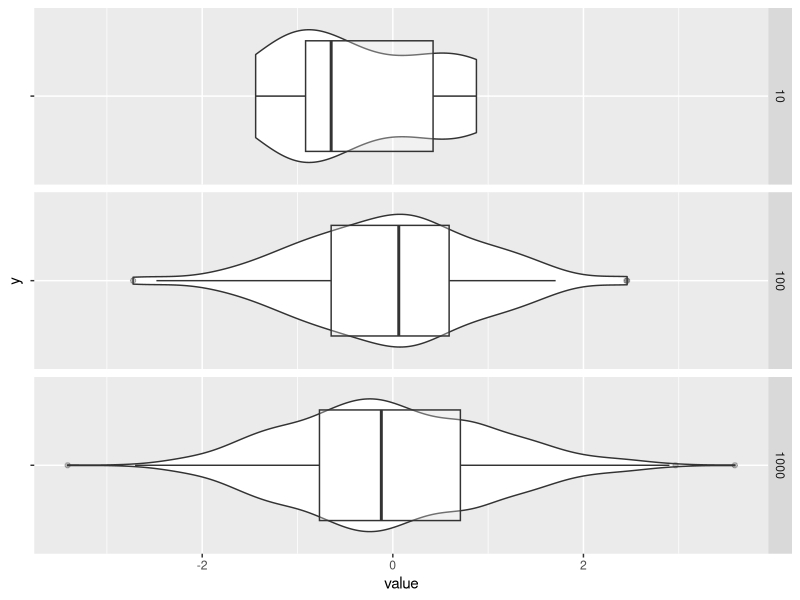
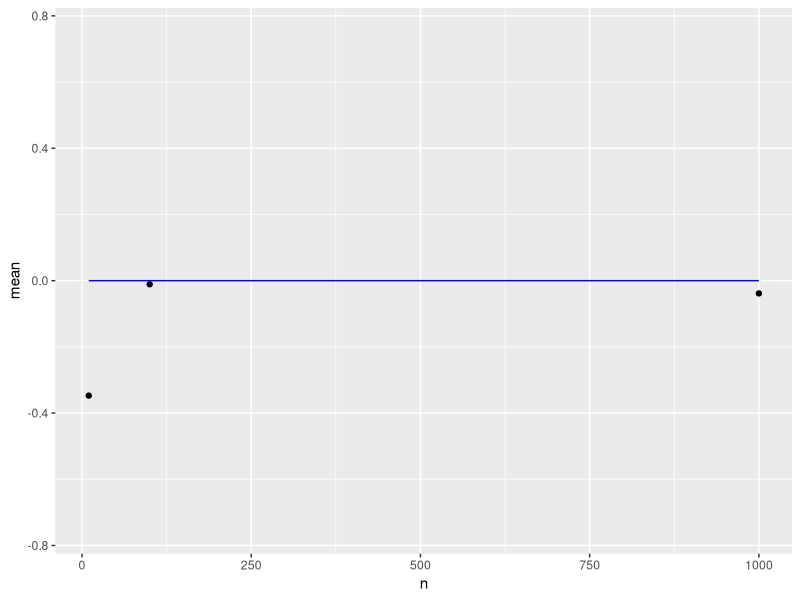
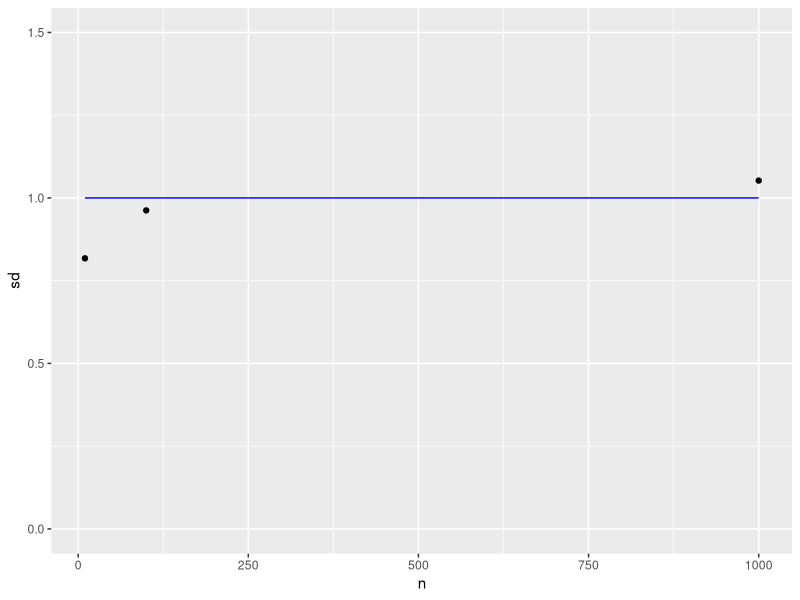
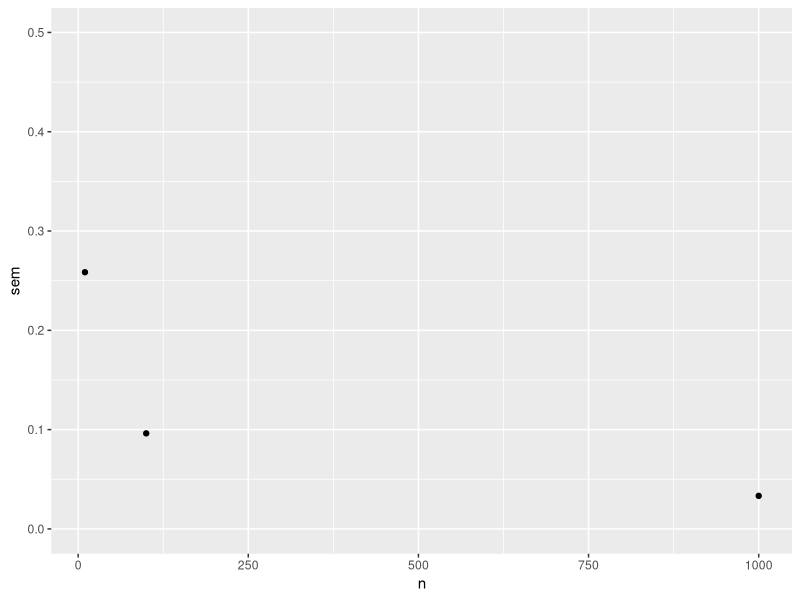
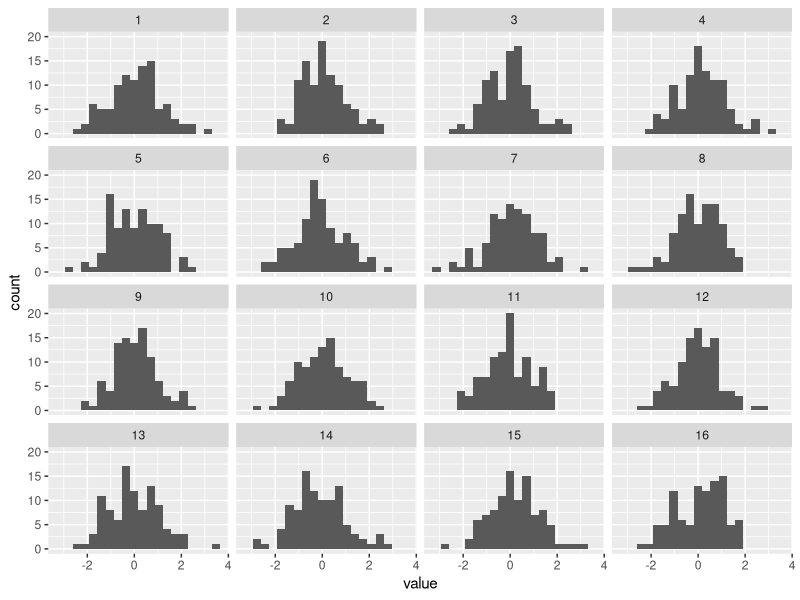
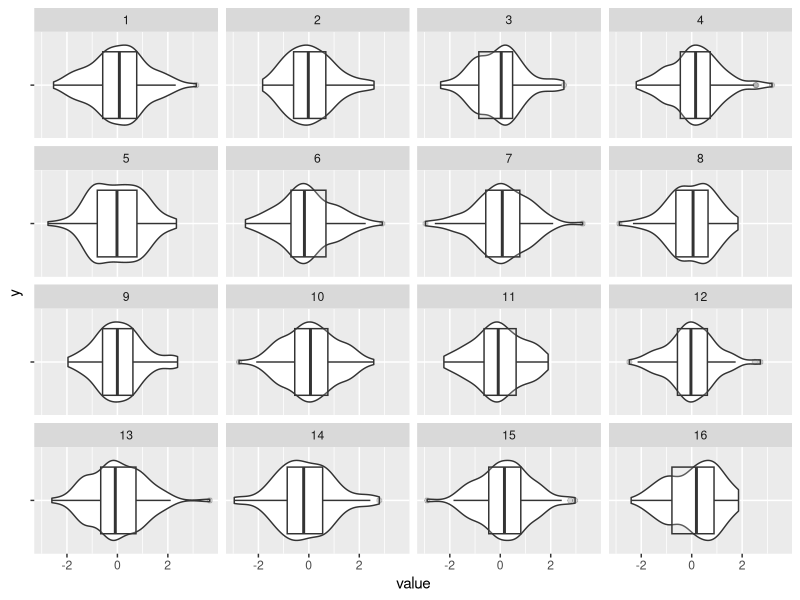
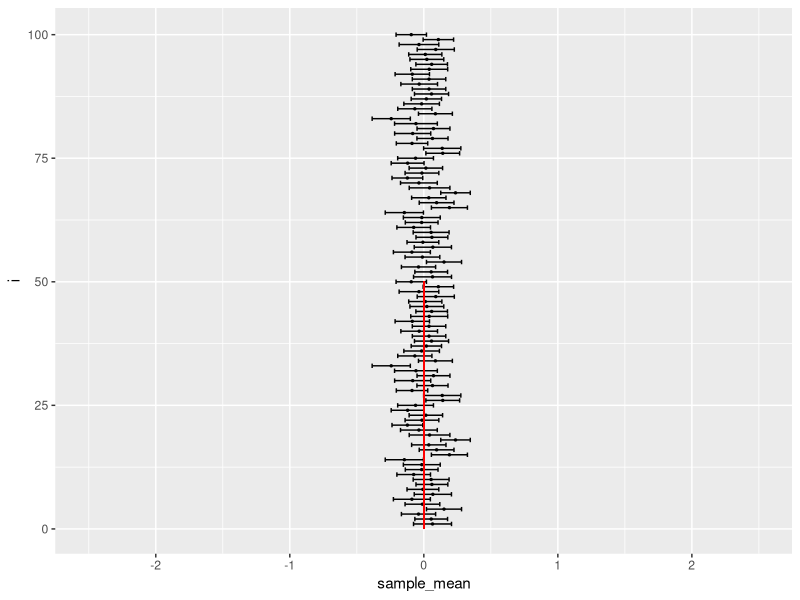
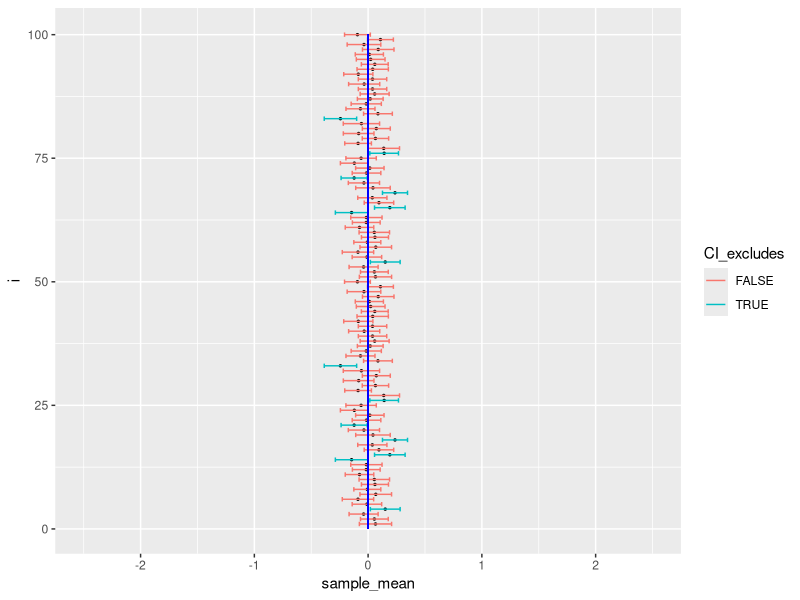

Here is the R script that generated these plots, in order:
## ---- chunk 1
library(ggplot2)
library(dplyr)
library(purrr)
library(beeswarm)
## ---- chunk 2
#| label: generate-data-100-1000-10000
y_10 <- rnorm(10)
y_100 <- rnorm(100)
y_1000 <- rnorm(1000)

y_10_mean <- mean(y_10)
y_100_mean <- mean(y_100)
y_1000_mean <- mean(y_1000)

y_10_sd <- sd(y_10)
y_100_sd <- sd(y_100)
y_1000_sd <- sd(y_1000)

y_10_sem <- y_10_sd/sqrt(10)
y_100_sem <- y_100_sd/sqrt(100)
y_1000_sem <- y_1000_sd/sqrt(1000)

raw_df <- data.frame(n = c(rep(10,10), 
                 rep(100, 100), 
                 rep(1000, 1000)), value = c(y_10, y_100, y_1000))

sum_df <- data.frame(n = c(10, 100, 1000),
                     mean = c(y_10_mean, y_100_mean, y_1000_mean),
                     sd = c(y_10_sd, y_100_sd, y_1000_sd),
                     sem = c(y_10_sem, y_100_sem, y_1000_sem))
## ---- chunk 3
#| label: fig-violin-hist-10-100-1000
#| echo: true
#| code-fold: false
#| output-location: slide
raw_df |>
  ggplot() +
  geom_violin(aes(x = value, y = "")) +
  geom_boxplot(aes(x = value, y = ""), alpha = .3) +
  facet_grid(rows = vars(n))
## ---- chunk 4
#| label: fig-10-100-1000-mean
#| echo: true
#| code-fold: false
#| output-location: slide
sum_df |>
  ggplot() +
  geom_point(aes(x = n, y = mean)) +
  ylim(-.75, .75) +
  geom_line(aes(x = c(10, 100, 1000), y = 0), color = "blue")
## ---- chunk 5
#| label: fig-10-100-1000-sd
#| echo: true
#| code-fold: false
#| output-location: slide
sum_df |>
  ggplot() +
  geom_point(aes(x = n, y = sd)) +
  ylim(0, 1.5) +
  geom_line(aes(x = c(10, 100, 1000), y = 1), color = "blue")
## ---- chunk 6
#| label: fig-10-100-1000-sem
#| echo: true
#| code-fold: false
#| output-location: slide
sum_df |>
  ggplot() +
  geom_point(aes(x = n, y = sem)) +
  ylim(0, 0.5) 
## ---- chunk 7
#| label: make-ci-data
#| echo: true
#| code-fold: false
random_normal_samples_df <- 
  data.frame(i = rep(1:100, each=100),
             value = rnorm(50*100, 0, 1))

summary_stats_df <- random_normal_samples_df |>
  group_by(i) |>
  summarize(sample_n = n(),
            sample_mean = mean(value),
            sample_sd = sd(value),
            sample_sem = sample_sd/sqrt(sample_n),
                  ci80 = -sample_sem*qnorm(.1),
                  ci95 = -sample_sem*qnorm(.025),
                  ci99 = -sample_sem*qnorm(.005))
## ---- chunk 8
#| label: fig-show-sample-dists-histogram
#| fig-cap: "Faceted histogram of 16 of the sample normal distributions."
#| echo: true
#| code-fold: false
#| code-line-numbers: "1-2|4|5-6|7"
#| output-location: slide

random_normal_samples_df |>
  head(n = 16*100) |>
  
  ggplot() +
  aes(x = value) +
  geom_histogram(bins = 20) +
  facet_wrap(vars(i), nrow = 4, ncol = 4)
## ---- chunk 9
#| label: fig-show-sample-dists-violin-box
#| fig-cap: "Faceted box and violin plot of 16 of the sample normal distributions."
#| echo: true
#| code-fold: false
#| code-line-numbers: "1-2|4|5-6|7"
#| output-location: slide
random_normal_samples_df |>
  head(n = 16*100) |>
  
  ggplot() +
  geom_violin(aes(x = value, y = "")) +
  geom_boxplot(aes(x = value, y = ""), alpha = .2) +
  facet_wrap(vars(i), nrow = 4, ncol = 4)
## ---- chunk 10
#| label: fig-ci-80
#| echo: true
#| code-fold: false
#| code-line-numbers: ""
#| fig-cap: "80% CI"
#| output-location: slide
summary_stats_df |>
  ggplot() +
  aes(x = sample_mean, y = i) +
  geom_point(size = .5) +
  geom_errorbar(aes(xmin = sample_mean - ci80, xmax = sample_mean + ci80)) +
  geom_linerange(aes(x = 0, y = i, ymin = 0, ymax = 50), color = "red") +
  xlim(-2.5, 2.5)
## ---- chunk 11
#| label: fig-ci-80-flag-dont-include-mean
#| echo: true
#| code-fold: false
#| code-line-numbers: "2-3"
#| fig-cap: "80% CI with indicator about whether the interval excludes the true mean."
#| output-location: slide
summary_stats_df |>
  mutate(CI_excludes = ((sample_mean - ci80) > 0) |
           ((sample_mean + ci80) < 0)) |>
  
  ggplot() +
  aes(x = sample_mean, y = i) +
  geom_point(size = .5) +
  geom_errorbar(aes(
    xmin = sample_mean - ci80,
    xmax = sample_mean + ci80,
    color = CI_excludes
  )) +
  geom_linerange(aes(
    x = 0,
    y = i,
    ymin = 0,
    ymax = 100
  ), color = "blue") +
  xlim(-2.5, 2.5)
## ---- chunk 12
#| label: fig-ci-95
#| echo: false
#| fig-cap: "95% CI with indicator about whether the interval excludes the true mean."
#| output-location: slide
summary_stats_df |>
  mutate(CI_excludes = ((sample_mean - ci95) > 0) |
           ((sample_mean + ci95) < 0)) |>
  ggplot() +
  aes(x = sample_mean, y = i) +
  geom_point(size = .5) +
  geom_errorbar(aes(
    xmin = sample_mean - ci95,
    xmax = sample_mean + ci95,
    color = CI_excludes
  )) +
  geom_linerange(aes(
    x = 0,
    y = i,
    ymin = 0,
    ymax = 100
  ), color = "blue") +
  xlim(-2.5, 2.5)
## ---- chunk 13
#| label: fig-ci-99
#| echo: false
#| fig-cap: "99% CI with indicator about whether the interval excludes the true mean."
#| output-location: slide
summary_stats_df |>
  mutate(CI_excludes = ((sample_mean - ci99) > 0) |
           ((sample_mean + ci99) < 0)) |>
  ggplot() +
  aes(x = sample_mean, y = i) +
  geom_point(size = .5) +
  geom_errorbar(aes(
    xmin = sample_mean - ci99,
    xmax = sample_mean + ci99,
    color = CI_excludes
  )) +
  geom_linerange(aes(
    x = 0,
    y = i,
    ymin = 0,
    ymax = 100
  ), color = "blue") +
  xlim(-2.5, 2.5)
## ---- chunk 14
#| echo: true
#| code-fold: false
#| code-line-numbers: "1|2|3-6|7"
x <- runif(n = 100, min = 0, max = 1) # Uniform distribution with min 0 and max 1
e <- rnorm(n = 100, mean = 0, sd = 1)
y1 <- x + 0.5*e
y2 <- x + 0.75*e
y3 <- x + e
y4 <- x + 1.5*e
y5 <- e

linear_df <- data.frame(x = x, y1 = y1, 
                        y2 = y2, y3 = y3,
                        y4 = y4)
## ---- chunk 15
#| label: fig-lin-fit-sd-5
#| fig-cap: "Linear fit with sd=.5."
#| echo: true
#| code-fold: false
#| output-location: slide
#| code-line-numbers: "5|7"
linear_df |>
  ggplot() +
  aes(x = x, y = y1) +
  geom_point() +
  geom_smooth(method = "lm") +
  ggtitle("Correlation ", cor(x, y1)) +
  ylim(-2, 2)
## ---- chunk 16
#| label: fig-lin-fit-sd-75
#| fig-cap: "Linear fit with sd=.75."
#| code-fold: false
#| echo: true
#| output-location: slide
linear_df |>
  ggplot() +
  aes(x = x, y = y2) +
  geom_point() +
  geom_smooth(method = "lm") +
  ggtitle("Correlation ", cor(x, y2))  +
  ylim(-2, 2)
## ---- chunk 17
#| label: fig-lin-fit-sd-1
#| fig-cap: "Linear fit with sd=1."
#| code-fold: false
#| echo: true
#| output-location: slide
linear_df |>
  ggplot() +
  aes(x = x, y = y3) +
  geom_point() +
  geom_smooth(method = "lm") +
  ggtitle("Correlation ", cor(x, y3))  +
  ylim(-2, 2)
## ---- chunk 18
#| label: fig-lin-fit-sd-1.5
#| fig-cap: "Linear fit with sd=1.5."
#| code-fold: false
#| echo: true
#| output-location: slide
linear_df |>
  ggplot() +
  aes(x = x, y = y4) +
  geom_point() +
  geom_smooth(method = "lm") +
  ggtitle("Correlation ", cor(x, y4)) +
  ylim(-2, 2)
## ---- chunk 19
#| label: fig-lin-fit-indep-xy
#| code-fold: false
#| echo: true
#| output-location: slide
#| fig-cap: "Linear fit with *independent* unrelated variables"
linear_df |>
  ggplot() +
  aes(x = x, y = y5) +
  geom_point() +
  geom_smooth(method = "lm") +
  ggtitle("Correlation ", cor(x, y5))  +
  ylim(-2, 2)
